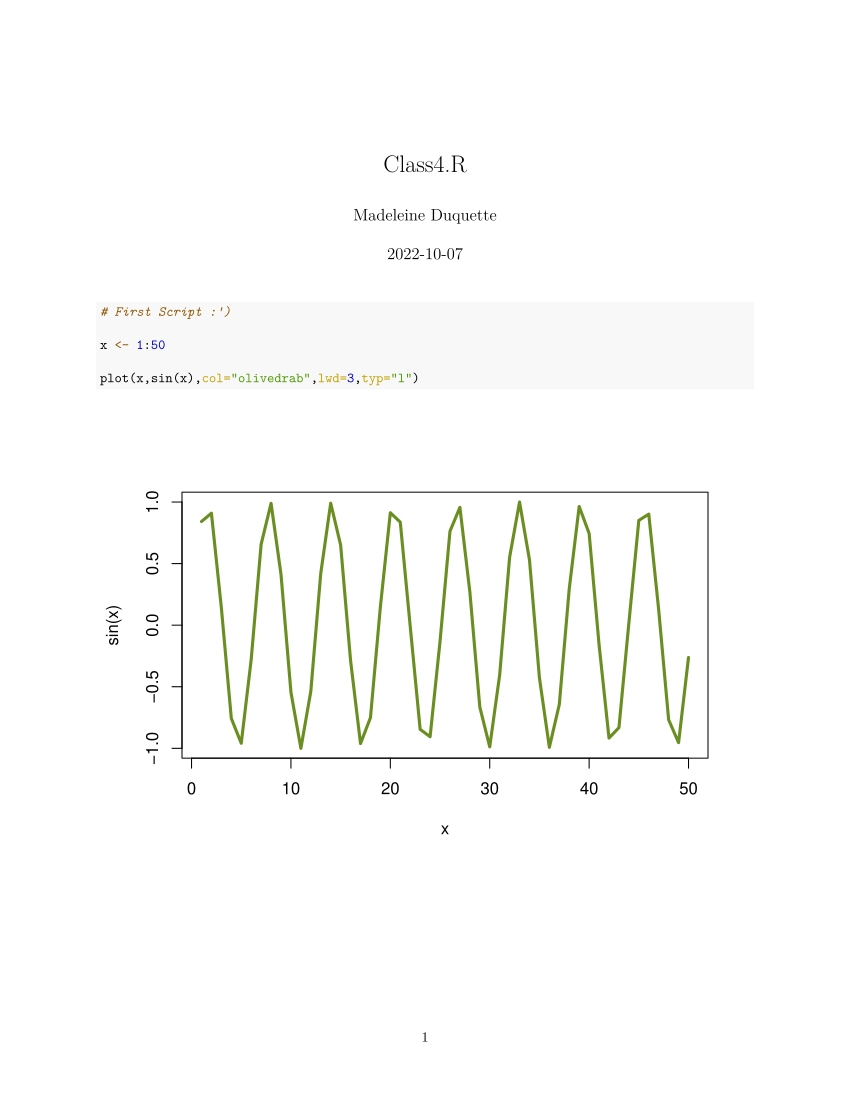

Source code (R):
# First Script :')

x <- 1:50

plot(x,sin(x),col="olivedrab",lwd=3,typ="l")
